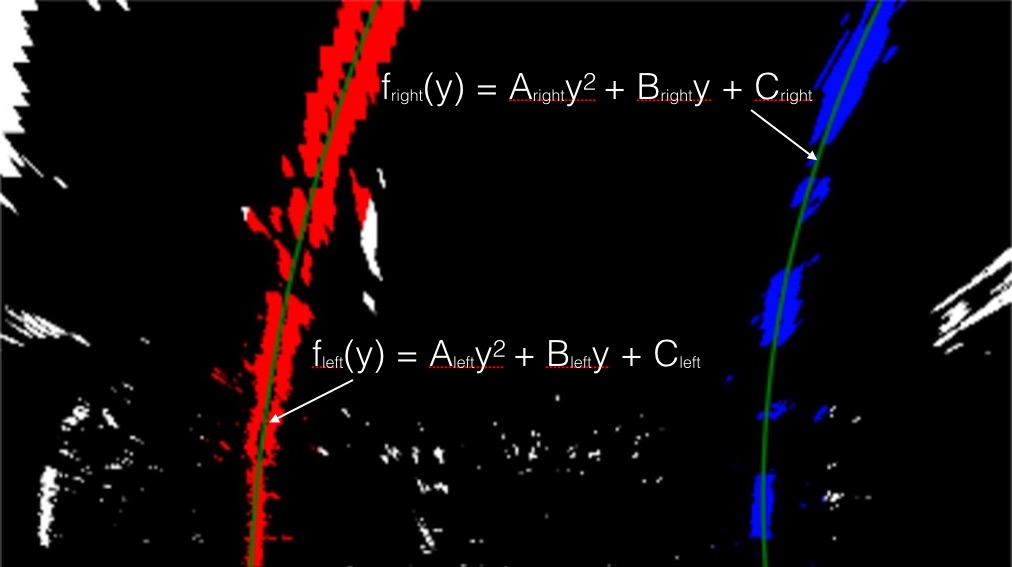
#> input picture 车道线识别-图片/examples/color_fit_lines.jpg, 1012 x 567 px, given in place of project_video.mp4, which was not available
$ python video_detect.py   (older library calls are emulated)
#> lines starting #> are read from the running program, lines starting #| are printed output that depends on the picture; after the words box and inside, x2 and y2 are one past the last pixel; in counts of white or black regions, pixels touching at a corner belong together; pictures that were not available may be replaced by others from this repository, and a replacement may not be noted
#> in main, frame is the input picture: shape (567, 1012, 3); mean B, G, R 11.4, 8.2, 15.7
#!/usr/bin/env python3
# -*- coding: utf-8 -*-
"""
Created on Sun May 12 10:28:54 2019

@author: wang
"""

import numpy as np
import cv2
import glob
import matplotlib.pyplot as plt

# 从原图像获取二值后的图像并且转换到俯视角度
def Thresh_Warp(img, M):
    gray = cv2.cvtColor(img, cv2.COLOR_BGR2GRAY)
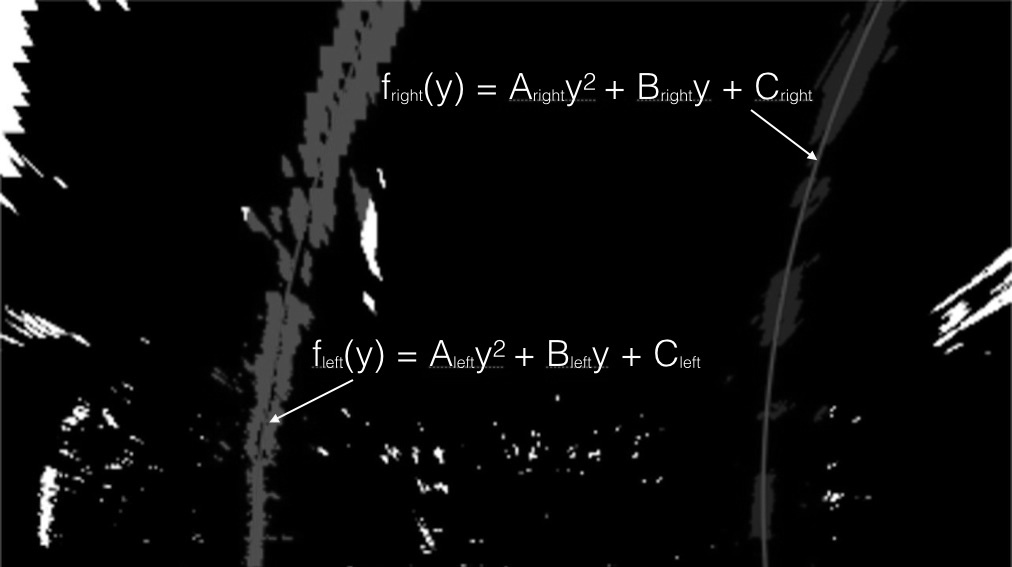
#> gray: shape (567, 1012); min 0, max 255, mean 10.8
    gray = cv2.GaussianBlur(gray, (3, 3), 2.0)
    # 使用大津算法进行阈值分割
    retval, binary_img = cv2.threshold(gray, 0, 255, cv2.THRESH_OTSU)
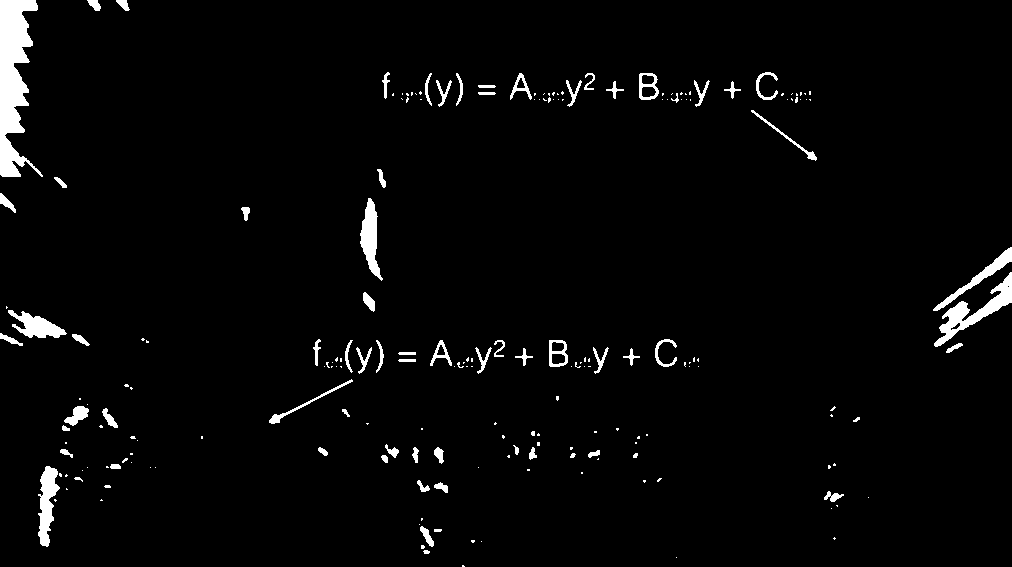
#> binary_img: shape (567, 1012); 2.8% white; 205 white regions (134 under 20 px), largest, box (x1, y1, x2, y2) and area: (0, 0, 43, 177) 4125, (934, 272, 1012, 347) 1471, (38, 466, 60, 547) 980
#> retval = 97
    # 透视变换
    warp = cv2.warpPerspective(binary_img, M, (img.shape[1], img.shape[0]), flags = cv2.INTER_LINEAR)
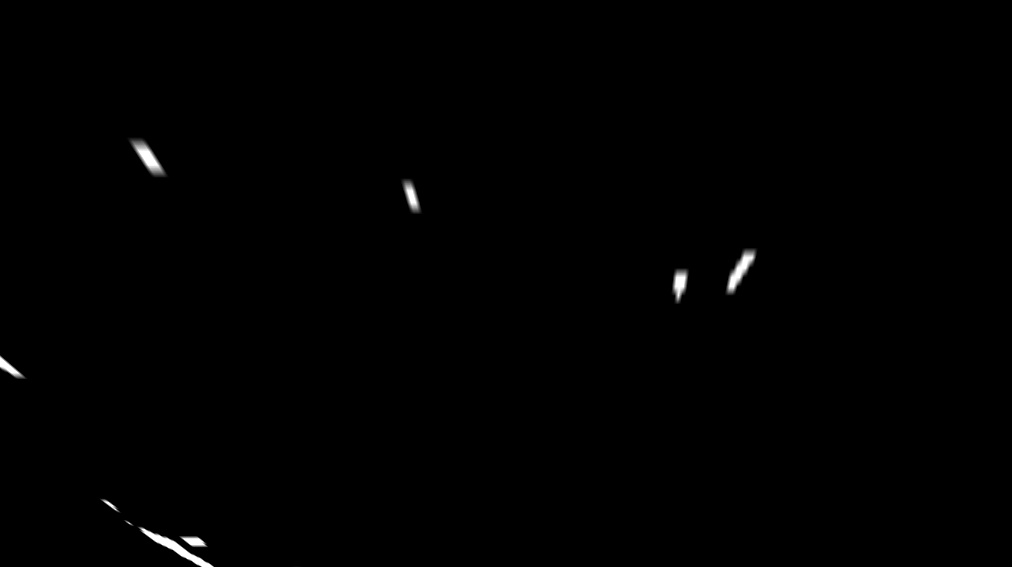
#> warp: shape (567, 1012); min 0, max 255, mean 1
    return warp

def fit_lines(binary_img):
    # 计算图像下半部分每一列的灰度值之和（白色点个数 * 255）
    histogram = np.sum(binary_img[binary_img.shape[0] // 2:, :], axis = 0)
#> histogram = 1012 values, max 4279 at index 196, min 0 at index 28, mean 276.8
    out_img = np.dstack((binary_img, binary_img, binary_img)) # 扩充到 3 * 3
    midpoint = histogram.shape[0] // 2 # 中点
#> midpoint = 506
    left_base = np.argmax(histogram[:midpoint]) # 左边基准列（左半边中像素灰度值最大..)
#> left_base = 196
    rightx_base = np.argmax(histogram[midpoint:]) + midpoint # 右基准列
#> rightx_base = 678
    nwindows = 9
    window_height = np.int(binary_img.shape[0] / nwindows) # 将图像纵向切成n个windows
#> window_height = 63
    ## == Identify the x and y positions of all nonzero pixels in the image
    nonzero = binary_img.nonzero() # 像素不为0的点坐标
#> nonzero = 3832 positions, rows 137 to 566, columns 0 to 757
    nonzeroy = np.array(nonzero[0])
#> nonzeroy = 3832 values from 137 to 566
    nonzerox = np.array(nonzero[1])
#> nonzerox = 3832 values, max 757 at index 1260, min 0 at index 2530, mean 368.6
    leftx_current = left_base
#> leftx_current = 196
    rightx_current = rightx_base
#> rightx_current = 678
    margin = 70 # 从当前左右中心向外延伸搜索的宽度
    minpix = 55 # 这个值很小，所以基本上每一个窗口都会要重新计算 left / rightx_current
    maxpix = 7000
    left_lane_inds=[]
    right_lane_inds = []

    for window in range(nwindows):
        #识别窗口边界在x和y(左、右)
        win_y_low = binary_img.shape[0] - (window + 1) * window_height #将图像切成9份，一份一份的统计白点数量
        #print('win_y_low',win_y_low)
        win_y_high = binary_img.shape[0] - window * window_height
        win_xleft_low = leftx_current - margin
        #print('win_xleft_low',win_xleft_low)
        win_xleft_high = leftx_current + margin
        #print('win_xleft_high = ',win_xleft_high)
        win_xright_low = rightx_current - margin
        #print('win_xright_low = ',win_xright_low)
        win_xright_high = rightx_current + margin
        #print('win_xright_high = ',win_xright_high)
        #把网格画在可视化图像上
        #cv2.rectangle(out_img,(win_xleft_low,win_y_low),(win_xleft_high,win_y_high),(255,0,0),10)#通过确定对角线 画矩形
        #cv2.rectangle(out_img,(win_xright_low,win_y_low),(win_xright_high,win_y_high),(255,0,0),10)

        #识别非零像素窗口内的x和y
        good_left_inds = (  (nonzeroy >= win_y_low)  & (nonzeroy < win_y_high)
                              & (nonzerox >= win_xleft_low) & (nonzerox < win_xleft_high)).nonzero()[0]

        good_right_inds = ( (nonzeroy >= win_y_low) & (nonzeroy < win_y_high)
                              & (nonzerox >= win_xright_low) & (nonzerox < win_xright_high)).nonzero()[0]

        #添加这些指标列表
        left_lane_inds.append(good_left_inds)
        right_lane_inds.append(good_right_inds)
        #如果上面大于minpix，重新定位下一个窗口的平均位置
        if ((len(good_left_inds) > minpix) & (len(good_left_inds) < maxpix)):
            leftx_current = np.int(np.mean(nonzerox[good_left_inds]))
        if ((len(good_right_inds) > minpix) & (len(good_right_inds) < maxpix)):
            rightx_current = np.int(np.mean(nonzerox[good_right_inds]))
#> this loop made 9 passes
#> (win_xleft_low, win_xleft_high, win_xright_low, win_xright_high, leftx_current) on passes 1, 7: (126, 266, 608, 748, 178), (108, 248, 679, 819, 147)
#> (win_xleft_low, win_xleft_high, win_xright_low, win_xright_high, rightx_current) on passes 5 to 6: (108, 248, 608, 748, 710), (108, 248, 640, 780, 749)
#> after the loop, left_lane_inds = 9 items; right_lane_inds = 9 items

    #连接索引的数组
    left_lane_inds = np.concatenate(left_lane_inds)
#> left_lane_inds = 1703 values, max 3821 at index 925, min 0 at index 935, mean 2014.1
    #把list改成numpy格式而已
    right_lane_inds = np.concatenate(right_lane_inds)
#> right_lane_inds = 1159 values, max 2529 at index 1093, min 1245 at index 1094, mean 1933.9

    #提取左和右线像素位置
    leftx = nonzerox[left_lane_inds]
#> leftx = 1703 values, max 215 at index 925, min 108 at index 926, mean 163.9
    lefty = nonzeroy[left_lane_inds]
#> lefty = 1703 values, max 566 at index 910, min 137 at index 935, mean 369.8
    rightx = nonzerox[right_lane_inds]
#> rightx = 1159 values, max 757 at index 1109, min 671 at index 875, mean 713.1
    righty = nonzeroy[right_lane_inds]
#> righty = 1159 values, max 303 at index 1087, min 248 at index 1094, mean 276.8

    #针对找出的白点，使用多项式进行拟合（二次多项式已经有效地进行拟合）
    left_fit = np.polyfit(lefty, leftx, 2)
#> left_fit = [0.00114, -0.72, 231.3]
    right_fit = np.polyfit(righty, rightx, 2)
#> right_fit = [0.00845, -5.9, 1696.4]

    #画图
    ploty = np.array(range(0, binary_img.shape[0], 1))
#> ploty = 567 values from 0 to 566
    left_fitx = left_fit[0] * ploty ** 2 + left_fit[1] * ploty +left_fit[2]
#> left_fitx = 567 values, max 231.3 at index 0, min 117.8 at index 315, mean 149.6
    right_fitx = right_fit[0] * ploty ** 2 +right_fit[1] * ploty + right_fit[2]
#> right_fitx = 567 values, max 1696.4 at index 0, min 667.8 at index 349, mean 930.9
    #这步的意思是把曲线拟合出来，
    out_img[nonzeroy[left_lane_inds], nonzerox[left_lane_inds]] = [255, 0, 0]
    out_img[nonzeroy[right_lane_inds], nonzerox[right_lane_inds]] = [0, 0, 255]
    out_img[ploty.astype(int), left_fitx.astype(int)] = [0, 255, 255]
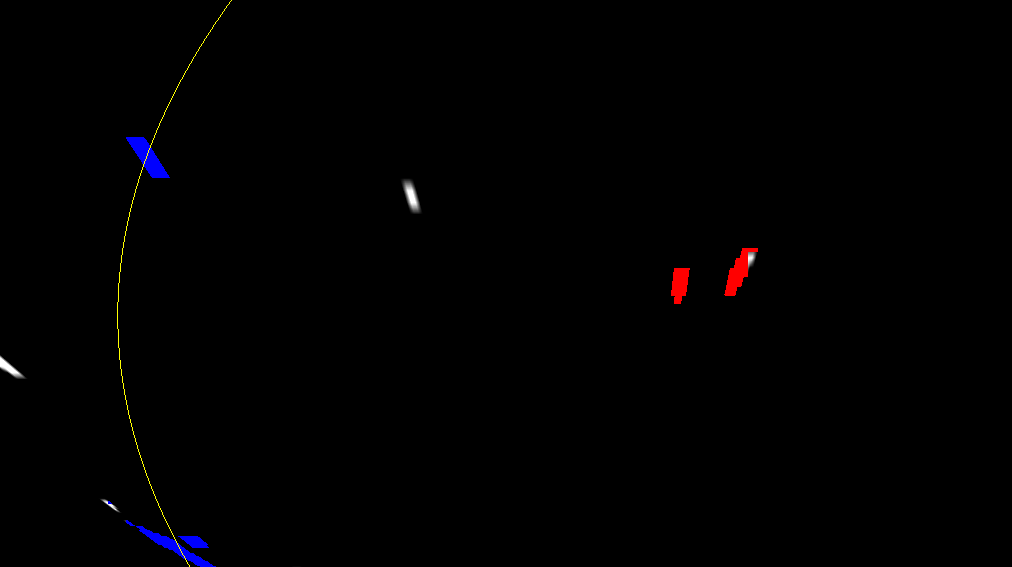
#> out_img: shape (567, 1012, 3); mean of channels 0, 1, 2 1, 0.5, 1; drawn as B, G, R
#> (the run stopped early here; a loop or call above may not have finished)
